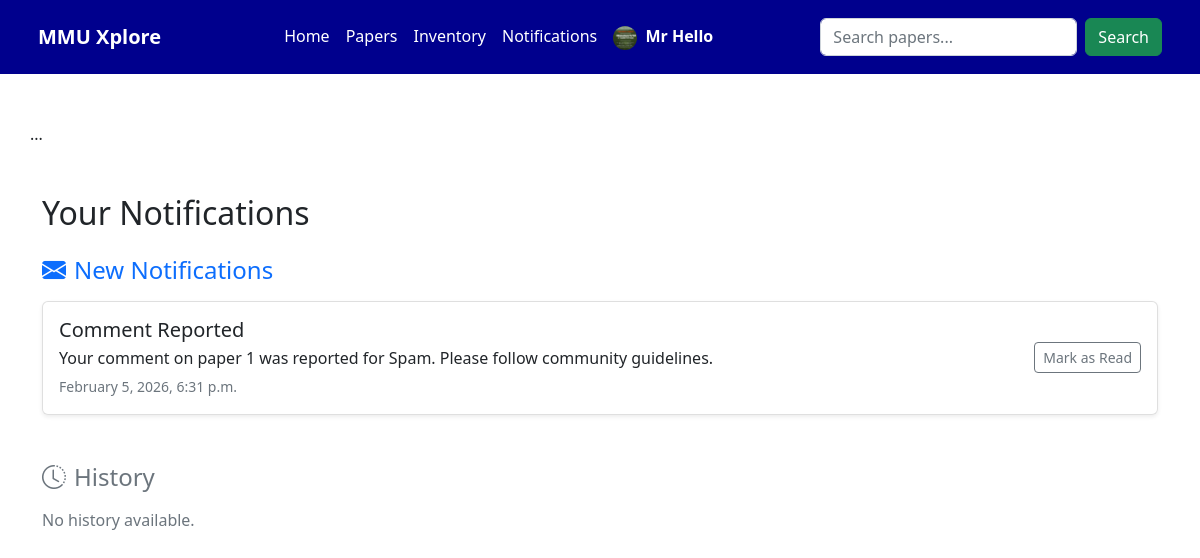
The app's page /notifications_page/ (signed in), older data.
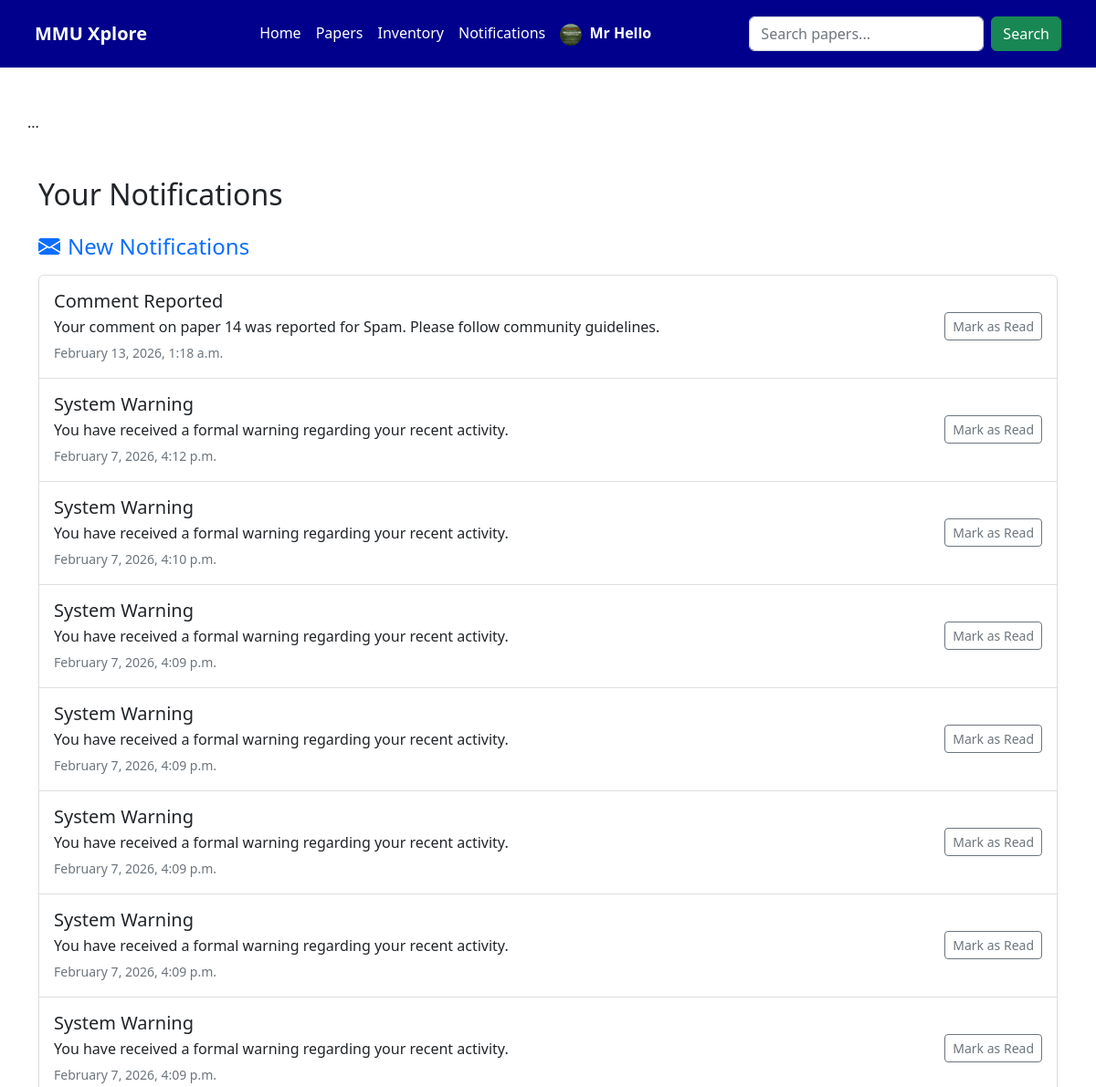
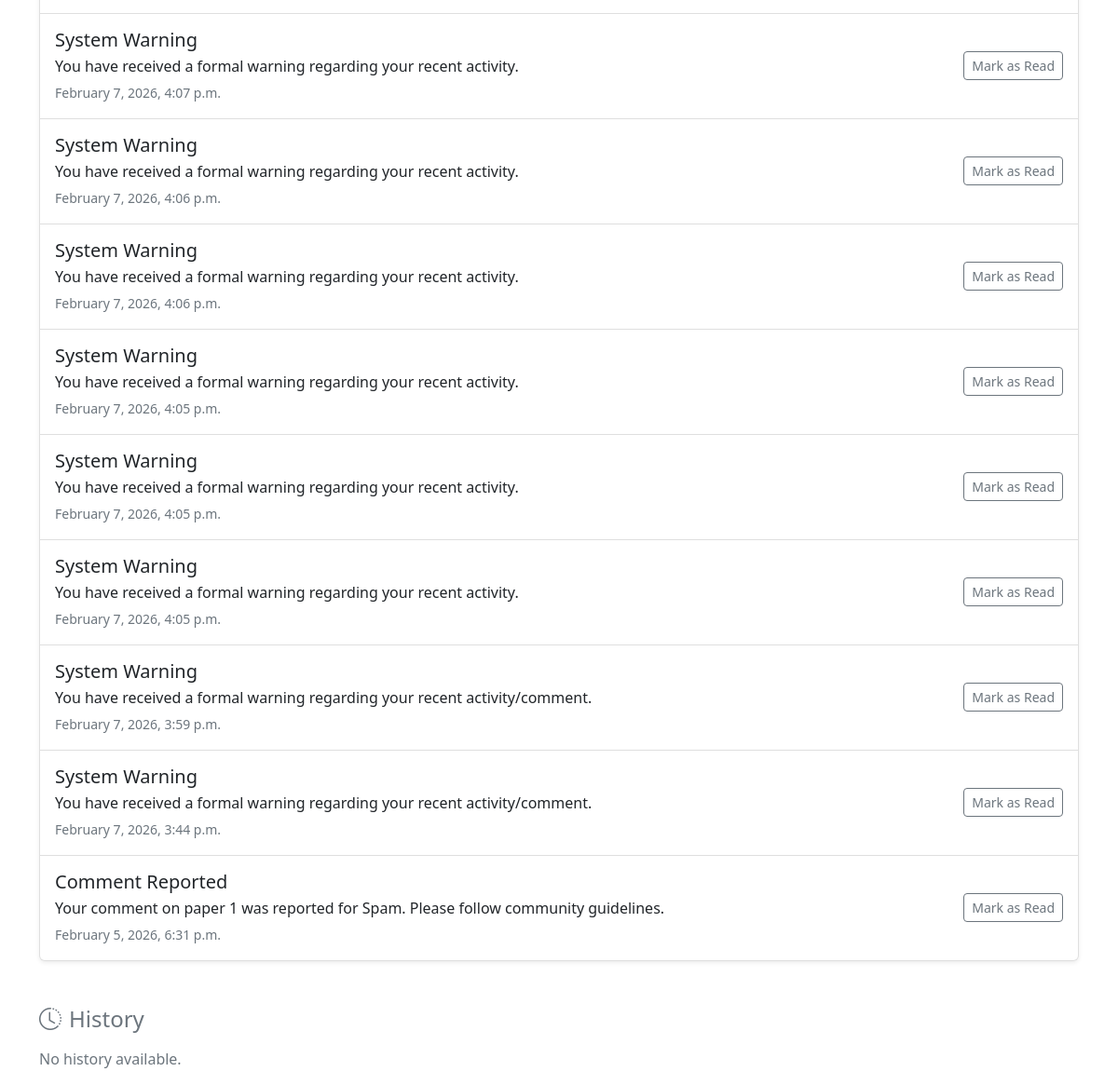
The same page, newer data (2 pictures, top to bottom).
### myapp/models.py (models this page shows, shortened)
class User(models.Model):
     user_id = models.AutoField(primary_key=True)
     fullname = models.CharField(max_length=150 , default='unknown' , blank=True)
     university_id = models.CharField(max_length=50, unique=True , default='0000')
     email = models.EmailField(unique=True , default='unknown@example.com')
     password = models.CharField(max_length=250 , default='password')
     role = models.CharField(max_length=50, default='student')
     avatar = models.FileField(upload_to='profile/', blank=True, null=True)
     date_joined = models.DateTimeField(auto_now_add=True )

class Notification(models.Model):
    notify_id = models.AutoField(primary_key=True)
    user_id = models.ForeignKey(User, on_delete=models.CASCADE, related_name='notifications') #recipient id
    notify_title = models.CharField(max_length=100)
    notify_message = models.TextField()
    created_at = models.DateTimeField(auto_now_add=True)
    sender_id = models.ForeignKey(User, on_delete=models.CASCADE, blank=True, null=True)

### myapp/views.py (the view)
# urls.py: path('notifications_page/', views.notification_page, name='notification_page'),
def notification_page(request):
    user_name = request.session.get('user_name', 'Guest')
    user_id = request.session.get('user_id')
    read_ids = request.session.get('read_notifications', [])
    unread_notifications = []
    read_notifications = []
    if user_id:
        all_notifications = Notification.objects.filter(user_id_id=user_id).order_by('-created_at')
        unread_notifications = [n for n in all_notifications if n.notify_id not in read_ids]
        read_notifications = [n for n in all_notifications if n.notify_id in read_ids]
    return render(request, 'notification_page.html', {
        'user_name': user_name,
        'unread_notifications': unread_notifications,
        'read_notifications': read_notifications,
        'user_id': user_id
    })

### myapp/templates/notification_page.html (shortened to what this page needs)
<!DOCTYPE html>
<html lang="en">
<head>
    <link href="https://cdn.jsdelivr.net/npm/bootstrap@5.2.3/dist/css/bootstrap.min.css" rel="stylesheet"
>
    <link rel="stylesheet" href="https://cdn.jsdelivr.net/npm/bootstrap-icons@1.11.1/font/bootstrap-icons.css">
</head>
<body>
    {% if user_name == 'Guest' %}
      {% include 'components/guest_navbar.html' %}
    {% elif role == 'admin' %}
      {% include 'components/admin_navbar.html' %}
    {% elif role == 'researcher' %}
      {% include 'components/researcher_navbar.html' %}
    {% elif role == 'program_coordinator' %}
      {% include 'components/coordinator_navbar.html' %}
    {% else %}
      {% include 'components/student_navbar.html' %}
    {% endif %}
    <div class="container mt-5">
        <h2 class="mb-4">Your Notifications</h2>
        <h4 class="text-primary mb-3"><i class="bi bi-envelope-fill me-2"></i>New Notifications</h4>
        {% if unread_notifications %}
        <div class="list-group mb-5 shadow-sm">
            {% for notification in unread_notifications %}
            <div class="list-group-item d-flex justify-content-between align-items-center p-3">
                <div>
                    <h5 class="mb-1">{{ notification.notify_title }}</h5>
                    <p class="mb-1">{{ notification.notify_message }}</p>
                    <small class="text-muted">{{ notification.created_at|date:"F j, Y, g:i a" }}</small>
                </div>
                <a href="{% url 'mark_notification_read' notification.notify_id %}"
                    class="btn btn-outline-secondary btn-sm">Mark as Read</a>
            </div>
            {% endfor %}
        </div>
        {% else %}
        <div class="alert alert-light text-center mb-5" role="alert">
            No new notifications.
        </div>
        {% endif %}
        <h4 class="text-secondary mb-3"><i class="bi bi-clock-history me-2"></i>History</h4>
        {% if read_notifications %}
        <div class="list-group mb-5">
            {% for notification in read_notifications %}
            <div class="list-group-item d-flex justify-content-between align-items-center p-3 bg-light text-muted">
                <div>
                    <h6 class="mb-1">{{ notification.notify_title }}</h6>
                    <p class="mb-1 small">{{ notification.notify_message }}</p>
                    <small>{{ notification.created_at|date:"F j, Y, g:i a" }}</small>
                </div>
            </div>
            {% endfor %}
        </div>
        {% else %}
        <p class="text-muted">No history available.</p>
        {% endif %}
    </div>
</body>
</html>

### myapp/templates/components/student_navbar.html (shortened to what this page needs)
<link rel="stylesheet" href="https://cdn.jsdelivr.net/npm/bootstrap-icons@1.11.1/font/bootstrap-icons.css">
<nav class="navbar navbar-expand-lg" style="background-color: rgb(0, 0, 141);">
    <div class="container p-2">
        <a class="navbar-brand fw-bold text-white" href="/">MMU Xplore</a>
        <div class="collapse navbar-collapse" id="navbarContent">
            <ul class="navbar-nav mx-auto mb-2 mb-lg-0">
                <li class="nav-item">
                    <a class="nav-link text-white" href="/">Home</a>
                </li>
                {% if user_name != 'Guest' %}
                <li class="nav-item">
                    <a class="nav-link text-white" href="/researchpaper">Papers</a>
                </li>
                <li class="nav-item">
                    <a class="nav-link text-white" href="/inventory_page">Inventory</a>
                </li>
                <li class="nav-item">
                    <a class="nav-link text-white" href="{% url 'notification_page' %}">Notifications</a>
                </li>
                {% endif %}
                <li class="nav-item">
                    {% if user_name != 'Guest' %}
                        <a class="nav-link text-white fw-semibold" href="#" data-bs-toggle="modal" data-bs-target="#profileModal">
                            {% if user and user.avatar %}
                                <img src="{{ user.avatar.url }}" alt="Avatar" class="rounded-circle me-1" style="width: 24px; height: 24px; object-fit: cover;">
                            {% else %}
                                <i class="bi bi-person-circle me-1"></i>
                            {% endif %}
                            {{ user_name }}
                        </a>
                    {% else %}
                        <a class="nav-link text-white" href="/signup">Sign Up</a>
                    {% endif %}
                </li>
            </ul>
            <form class="d-flex" method="GET" action="{% url 'search_paper' %}">
                <input class="form-control me-2" type="search" name="search_query"
                       value="{{ search_query|default:'' }}" placeholder="Search papers..." aria-label="Search">
                <button class="btn btn-success" type="submit">Search</button>
            </form>
        </div>
    </div>
</nav>
<div class="container mt-5">
    <div class="row">
        ...
    </div>
</div>

Row changes from the older to the newer data that the page shows:
added Notification: notify_title "Comment Reported", notify_message "Your comment on paper 14 was reported for Spam. Please follow community guidelines.", created_at "February 13, 2026, 1:18 a.m."
added Notification: notify_title "System Warning", notify_message "You have received a formal warning regarding your recent activity.", created_at "February 7, 2026, 4:12 p.m."
added Notification: notify_title "System Warning", notify_message "You have received a formal warning regarding your recent activity.", created_at "February 7, 2026, 4:10 p.m."
added Notification: notify_title "System Warning", notify_message "You have received a formal warning regarding your recent activity.", created_at "February 7, 2026, 4:09 p.m."
added Notification: notify_title "System Warning", notify_message "You have received a formal warning regarding your recent activity.", created_at "February 7, 2026, 4:09 p.m."
added Notification: notify_title "System Warning", notify_message "You have received a formal warning regarding your recent activity.", created_at "February 7, 2026, 4:09 p.m."
added Notification: notify_title "System Warning", notify_message "You have received a formal warning regarding your recent activity.", created_at "February 7, 2026, 4:09 p.m."
added Notification: notify_title "System Warning", notify_message "You have received a formal warning regarding your recent activity.", created_at "February 7, 2026, 4:09 p.m."
added Notification: notify_title "System Warning", notify_message "You have received a formal warning regarding your recent activity.", created_at "February 7, 2026, 4:07 p.m."
added Notification: notify_title "System Warning", notify_message "You have received a formal warning regarding your recent activity.", created_at "February 7, 2026, 4:06 p.m."
added Notification: notify_title "System Warning", notify_message "You have received a formal warning regarding your recent activity.", created_at "February 7, 2026, 4:06 p.m."
added Notification: notify_title "System Warning", notify_message "You have received a formal warning regarding your recent activity.", created_at "February 7, 2026, 4:05 p.m."
added Notification: notify_title "System Warning", notify_message "You have received a formal warning regarding your recent activity.", created_at "February 7, 2026, 4:05 p.m."
added Notification: notify_title "System Warning", notify_message "You have received a formal warning regarding your recent activity.", created_at "February 7, 2026, 4:05 p.m."
added Notification: notify_title "System Warning", notify_message "You have received a formal warning regarding your recent activity/comment.", created_at "February 7, 2026, 3:59 p.m."
added Notification: notify_title "System Warning", notify_message "You have received a formal warning regarding your recent activity/comment.", created_at "February 7, 2026, 3:44 p.m."
